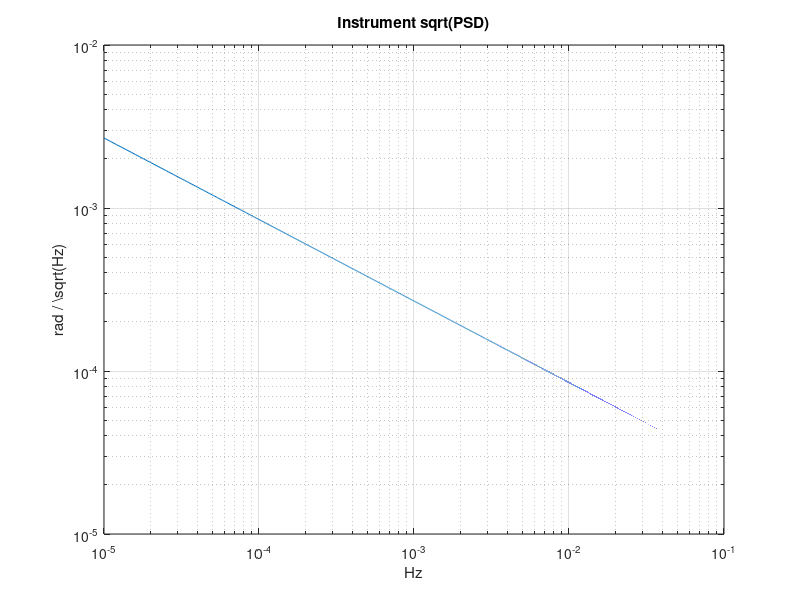

Here is the MATLAB script that generated this plot:
clear;
clc;
close all;

%% COMPUTE RMS OF ERROR IN TIME DOMAIN FROM PSD VALUE

% sampling frequency [Hz]
fs = 1/5;   

% frequency range [Hz]
N = 1E-6;
f = 1E-5:N:fs/2;

% Instrument PSD [units^2 / Hz]
S_ASC = ((8.5E-6) * sqrt(f.^-1)).^2;                            % [rad^2 / Hz]
S_GRACE_FO = (2E-6)^2 * ones(1, length(f));                     % [rad^2 / Hz]
S_MICRO = (1E-10.*sqrt(0.4 + 0.001.*(f.^-1) + 2400.*(f.^4))).^2;  % [rad^2/s^2/Hz]
S_ASTRIX = (3E-8 * sqrt(1+4.6E-8 * (f.^-2))).^2;     % [rad^2/s^2/Hz]

% Select the sensor PSD
S = S_ASC;

% plot 
figure()
loglog(f, sqrt(S)); xlabel('Hz'); ylabel('rad / \sqrt(Hz)'); grid on;
title('Instrument sqrt(PSD)');

% numerical integration
var   = trapz(f, S);   % numerical integration
sigma = sqrt(var);     % RMS noise
